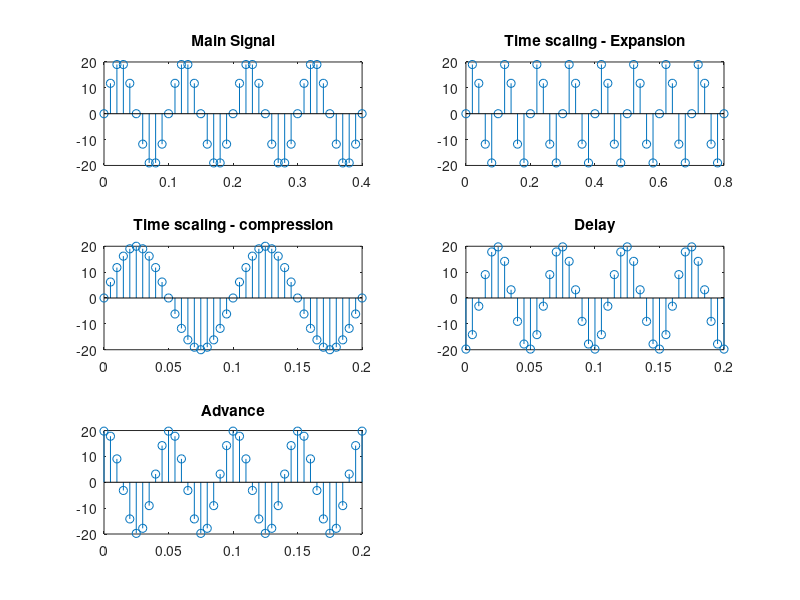

Write MATLAB code to recreate this figure.
t = 0:0.01:0.4;
f=10;
x =20*sin(2*pi*f*t);

subplot(3,2,1);
stem(t, x)
title('Main Signal')

t1 = 2*t;
x1 =20*sin(2*pi*f*t1);

subplot(3,2,2);
stem(t1, x1)
title('Time scaling - Expansion')

t2 = t/2;
x2 =20*sin(2*pi*f*t2);

subplot(3,2,3);
stem(t2, x2)
title('Time scaling - compression')

x3 =20*sin(2*pi*f*t+30);

subplot(3,2,4);
stem(t2, x3)
title('Delay')

x4 =20*sin(2*pi*f*t-30);

subplot(3,2,5);
stem(t2, x4)
title('Advance')